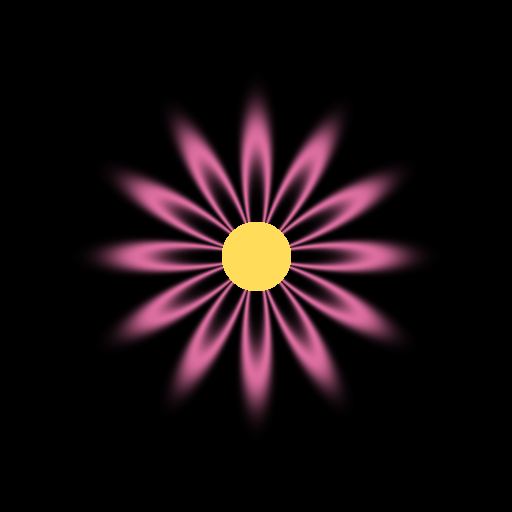
#> input picture public/lessons/8.2.1/flower.png, 512 x 512 px
$ python flower_assembly.py
#> lines starting #> are read from the running program, lines starting #| are printed output that depends on the picture
#> in main, flower is the input picture: shape (512, 512, 3); mean R, G, B 24.4, 13.5, 16.3
"""
flower_assembly.py — slice an input image into a grid of tiles, scatter the
tiles to random offscreen positions, then animate them flying back into
place. Save the result as an animated GIF.

This is the "reverse-explosion" trick: the assembly animation is the same
explosion animation played backwards, with an ease-out curve so the tiles
"settle" cleanly.

Pixels2GenAI Project
"""

import numpy as np
from PIL import Image


N_TILES = 16            # grid will be (N_TILES x N_TILES)
SOURCE = 'flower.png'
N_FRAMES = 60
SCATTER_RADIUS = 350    # how far tiles fly out
SEED = 7


def ease_out_cubic(t):
    return 1 - (1 - t) ** 3


def make_input_flower(size=512):
    """Synthesize a flower-like image from polar trig if no input is given."""
    img = np.full((size, size, 3), 25, dtype=np.uint8)
    yy, xx = np.mgrid[:size, :size]
    cx, cy = size // 2, size // 2
    dy, dx = yy - cy, xx - cx
    r = np.sqrt(dx * dx + dy * dy)
    theta = np.arctan2(dy, dx)
    # Rose curve r = a * cos(k*theta)
    petals = np.cos(theta * 6)
    radial = np.exp(-((r - 120 * np.abs(petals)) / 30) ** 2)
    img[..., 0] = (220 * radial).clip(0, 255).astype(np.uint8)
    img[..., 1] = (110 * radial).clip(0, 255).astype(np.uint8)
    img[..., 2] = (160 * radial).clip(0, 255).astype(np.uint8)
    # Yellow centre
    mask_centre = r < 35
    img[mask_centre] = (255, 220, 90)
    return img


def tile_centres(img, n):
    """Return per-tile (cy, cx, tile_h, tile_w) and the cropped tile arrays."""
#> called with n = 16
    H, W, _ = img.shape
#> H = 512; W = 512
    th, tw = H // n, W // n
#> th = 32; tw = 32
    tiles, centres = [], []
    for r in range(n):
        for c in range(n):
            y0, x0 = r * th, c * tw
            tiles.append(img[y0:y0 + th, x0:x0 + tw].copy())
            centres.append((y0, x0))
#> after the loop, centres = 256 pairs, first value 0 to 480, second value 0 to 480; tiles = 256 items
    return tiles, centres, th, tw


def render_frame(canvas_shape, tiles, centres, offsets, th, tw):
    canvas = np.full(canvas_shape, 12, dtype=np.uint8)
    for tile, (cy, cx), (dy, dx) in zip(tiles, centres, offsets):
        y = cy + dy
        x = cx + dx
        if y < 0 or x < 0 or y + th > canvas_shape[0] or x + tw > canvas_shape[1]:
            continue
        canvas[y:y + th, x:x + tw] = tile
    return canvas


def main():
    try:
        flower = np.array(Image.open(SOURCE).convert('RGB'))
    except FileNotFoundError:
        flower = make_input_flower()
        Image.fromarray(flower).save(SOURCE)

    tiles, centres, th, tw = tile_centres(flower, N_TILES)
#> tiles = 256 items; th = 32; tw = 32

    # Per-tile final offsets are zero. Initial offsets are random vectors
    # of length up to SCATTER_RADIUS.
    rng = np.random.default_rng(SEED)
    angles = rng.uniform(0, 2 * np.pi, len(tiles))
#> angles = 256 values, max 6.25 at index 16, min 0.0235 at index 37, mean 3.16
    radii = rng.uniform(SCATTER_RADIUS * 0.5, SCATTER_RADIUS, len(tiles))
#> radii = 256 values, max 349.8 at index 227, min 177.7 at index 168, mean 265.9
    start_offsets = np.stack([
        (radii * np.sin(angles)).astype(int),
        (radii * np.cos(angles)).astype(int),
    ], axis=1)
#> start_offsets = 256 pairs, first value -335 to 348, second value -333 to 332

    H, W, _ = flower.shape
#> H = 512; W = 512
    frames = []
    for f in range(N_FRAMES):
        t = f / (N_FRAMES - 1)
        # Tiles start scattered (t=0) and end home (t=1) with ease-out
        progress = ease_out_cubic(t)
        offsets = (start_offsets * (1 - progress)).astype(int)
        frame = render_frame(flower.shape, tiles, centres, offsets, th, tw)
        frames.append(Image.fromarray(frame))
#> this loop made 60 passes
#> pass 1, in main, `frame = render_frame(flower.shape, tiles, centres, offsets, th, tw)`:
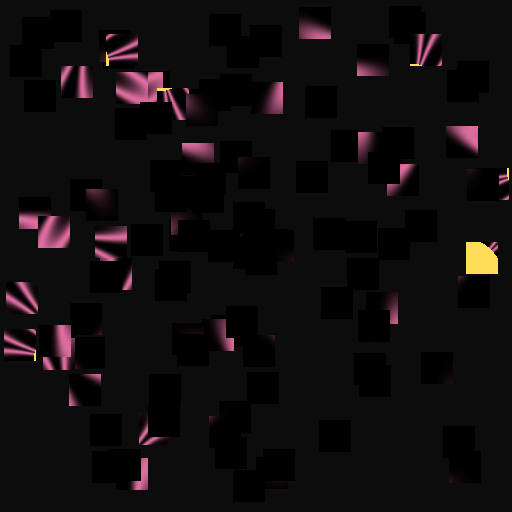
#> frame: shape (512, 512, 3); mean R, G, B 15.8, 12.2, 13.3
#> pass 2, in main, `frame = render_frame(flower.shape, tiles, centres, offsets, th, tw)`:
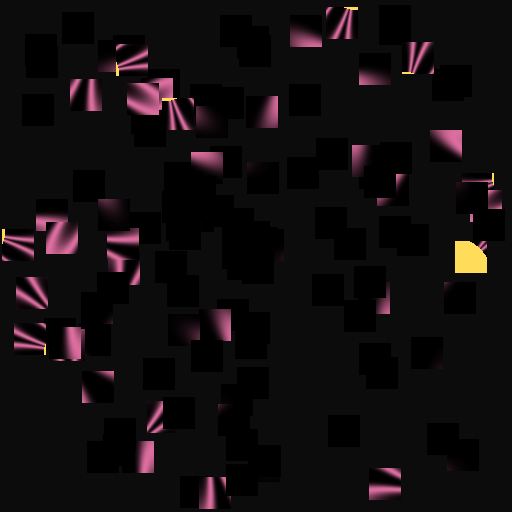
#> frame: shape (512, 512, 3); mean R, G, B 17.1, 12.8, 14.1
#> pass 3, in main, `frame = render_frame(flower.shape, tiles, centres, offsets, th, tw)`:
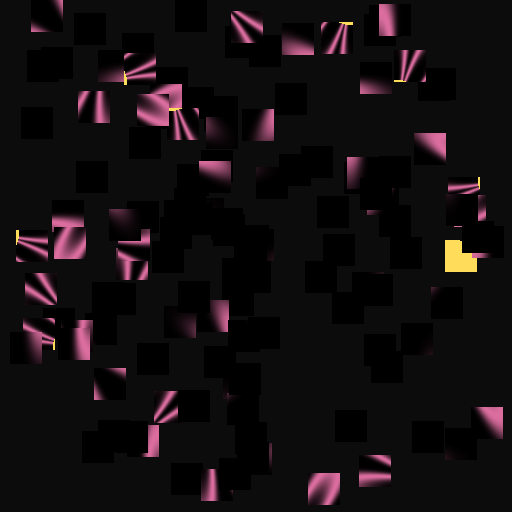
#> frame: shape (512, 512, 3); mean R, G, B 18.5, 13.4, 15.2
#> after the loop, frames = 60 items

    # Hold the assembled image for a moment
    for _ in range(15):
        frames.append(frames[-1].copy())
#> after the loop, frames = 75 items

    frames[0].save(
        'flower_assembly.gif',
        save_all=True,
        append_images=frames[1:],
        duration=50,
        loop=0,
        optimize=True,
    )
    # Single frame for the static figure
    frames[0].save('flower_scatter.png')
    frames[-1].save('flower_complete.png')
    print(f"Saved flower_assembly.gif — {N_FRAMES + 15} frames, {N_TILES**2} tiles")


if __name__ == '__main__':
    main()
